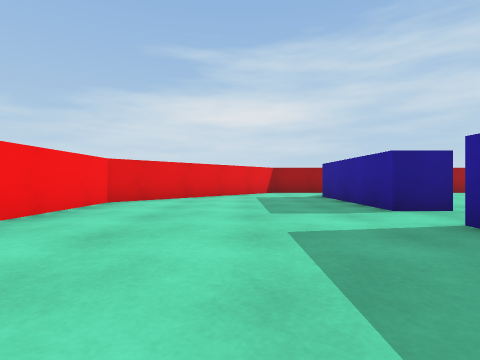
[1] (above)

20 first-person views from a walk through a scene from a Unity 3-D project. The camera is 0.51 m above the floor, looks level and sees 80° across. The floor is counted in squares, 1 m on a side. Each view is taken from the middle of a square. On the plan, view 1 faces up. The plan holds only what a view shows up to about 9 squares ahead; the rest is blank. The place goes on beyond the plan. Surface patterns are stand-ins for the level's own textures.

[2]
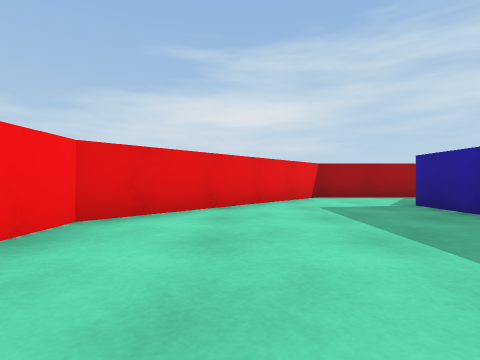

[3]
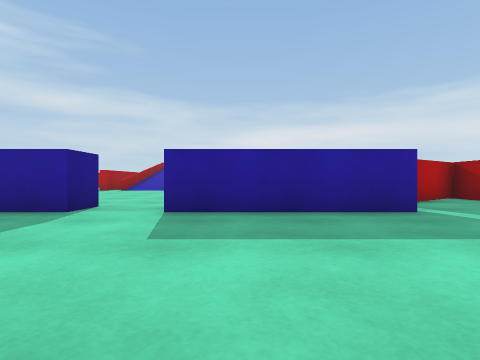

[4]
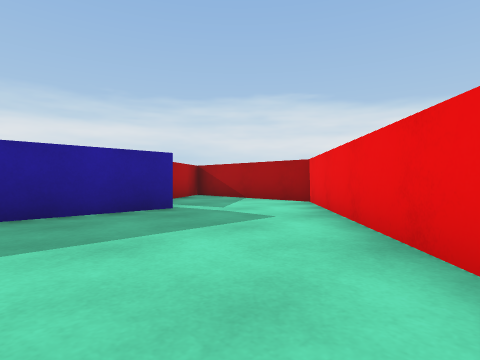

[5]
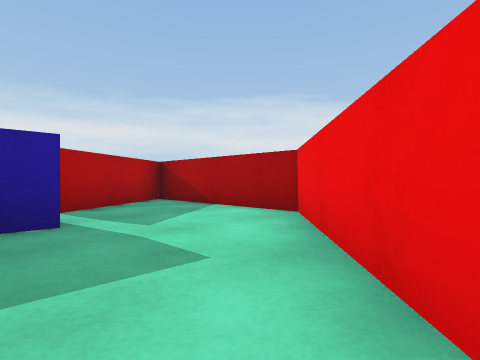

[6]
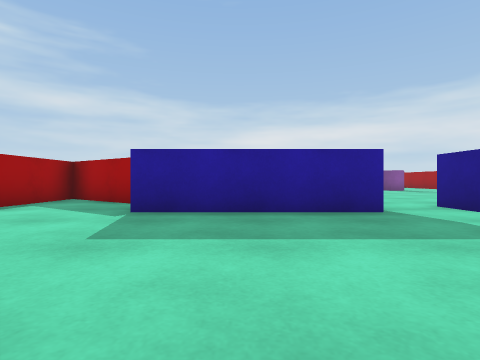

[7]
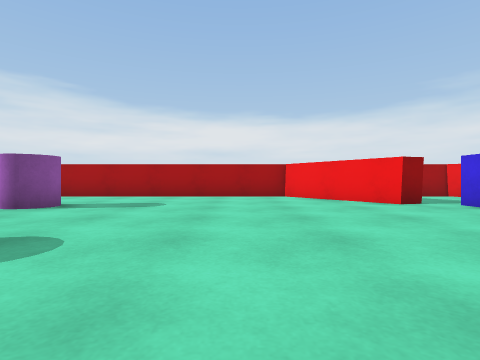

[8]
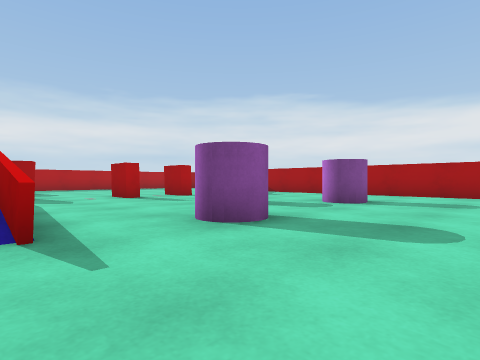

[9]
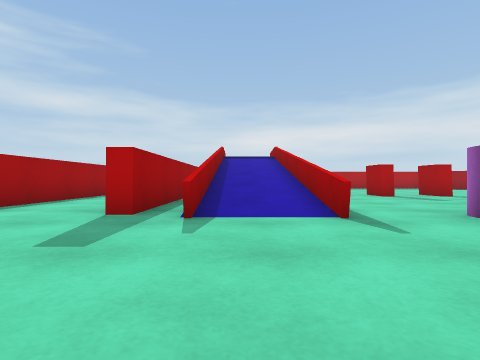

[10]
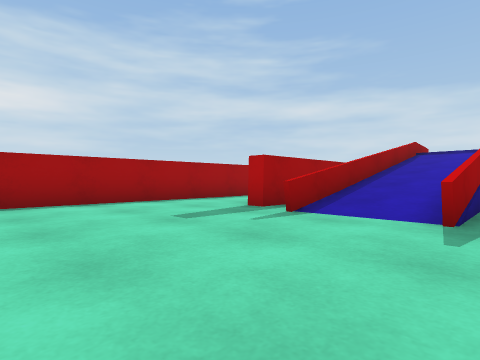

[11]
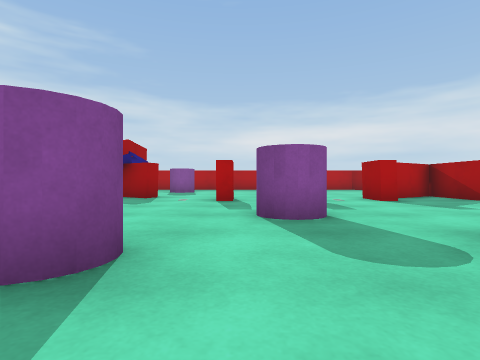

[12]
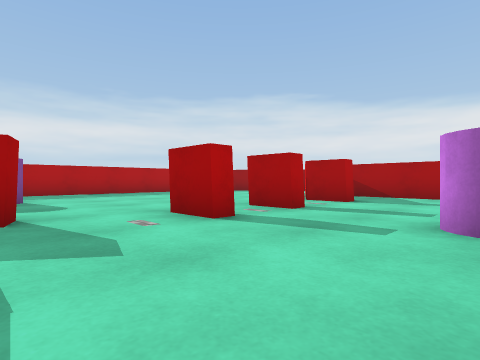

[13]
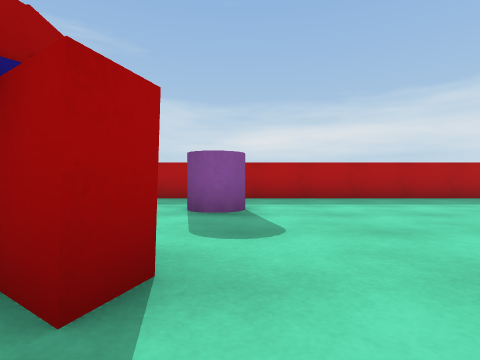

[14]
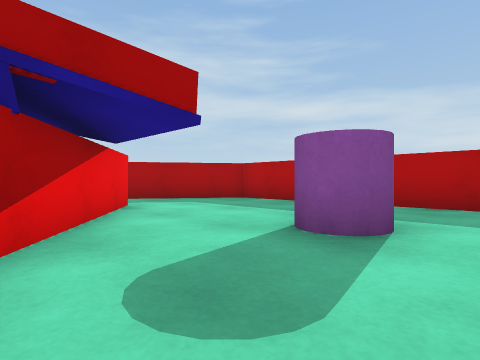

[15]
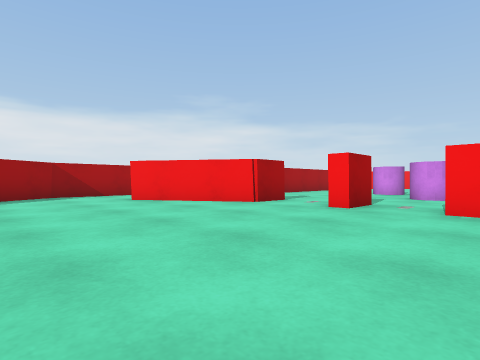

[16]
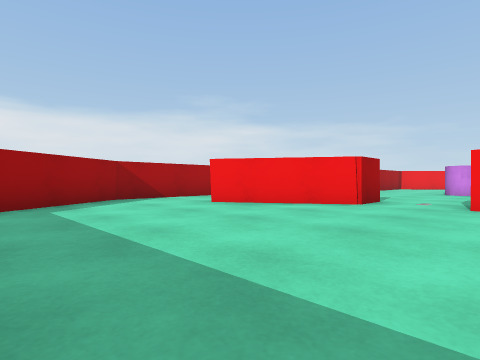

[17]
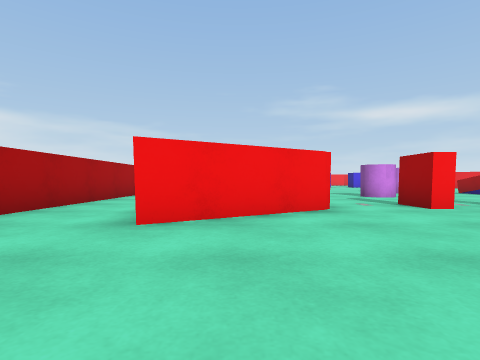

[18]
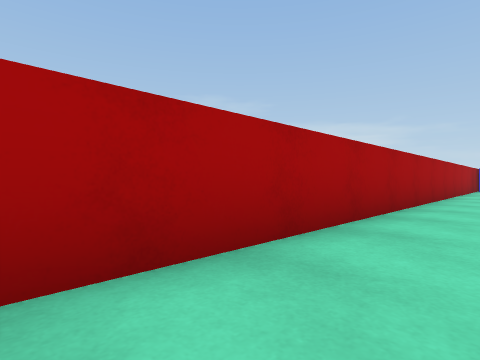

[19]
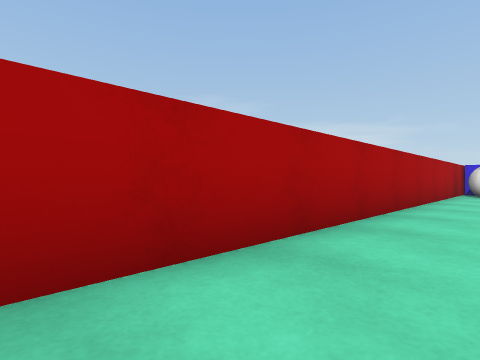

[20]
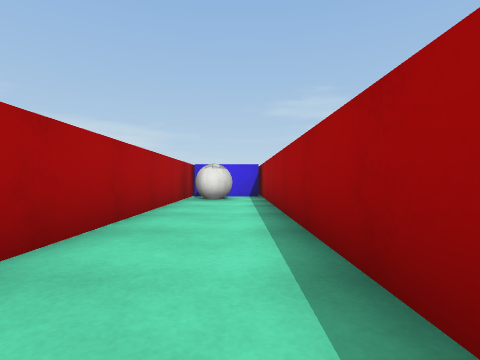

### Floor plan
Key: @ floor where view 1 was taken; # wall or solid block; x gap in a wall; . floor; / step, stairs or slope; = window, fence, low wall or low ledge; C purple cylinder; B red block; W white ball.
Columns run from 3 left of view 1 to 25 right of it. Each row starts with its distance up from view 1.
 12     ######  #########
 11    ##....#  ........     ##
 10   ##....## ........      .###
  9  ##....##  ....#######  #...#
  8 ##....##   ....##=##==  #...#
  7 #.....#    ..../////// ##...#
  6 #.....#........##/////=#....#
  5 #.....#..............=#..C..#
  4 #..............C.........C..#
  3  .....#........C............#
  2  .....#..........C..BB......#
  1  .....#..........C..BB......#
  0  #.@..#........C............#
 -1  ##...#x#......C............#
 -2   ##....##..........B##.....#
 -3    ##....#.......  ...#.....#
 -4     ###################.....
 -5     #W....................#
 -6     #WW..................##
 -7     ######################

Where each view was taken, in squares from view 1:
view 1: 0 up, 0 right, facing up
view 2: 3 up, 1 left, facing up
view 3: 2 up, 2 left, facing right
view 4: 2 up, 2 left, facing down-right
view 5: 0 up, 1 left, facing down-right
view 6: 7 up, 2 left, facing right
view 7: 5 up, 8 right, facing down
view 8: 6 up, 9 right, facing down-right
view 9: 7 up, 8 right, facing right
view 10: 5 up, 8 right, facing up-right
view 11: 2 up, 10 right, facing right
view 12: 5 up, 14 right, facing down-right
view 13: 4 up, 17 right, facing right
view 14: 3 up, 19 right, facing up-right
view 15: 3 up, 23 right, facing down-left
view 16: 1 up, 24 right, facing down-left
view 17: 3 down, 23 right, facing left
view 18: 5 down, 17 right, facing down-left
view 19: 5 down, 13 right, facing down-left
view 20: 5 down, 10 right, facing left
